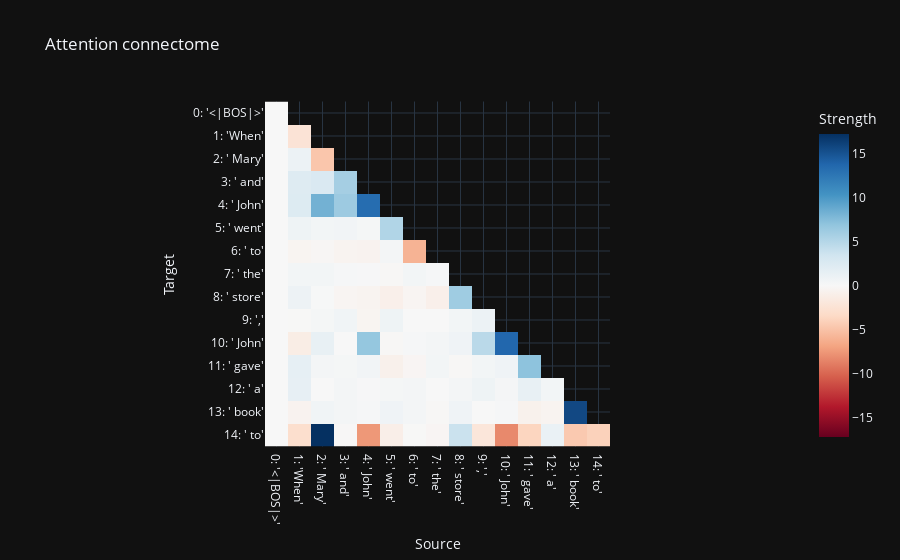

Source (notebook cell):
### Markdown cell above
# IOI task

### Code cell
threshold = 0.3
prompt = "When Mary and John went to the store, John gave a book to"
corrupt_prompt = "When Tom and Sarah went to the store, Felix gave a book to"
c = core.connectom(model, prompt,
                   core.logit_diff_metric(model, ' Mary', ' John'),
                   core.ZeroPattern(),
                   # core.CorruptIntervention(model, prompt, corrupt_prompt),
                   # core.CropIntervention(model, prompt),

                   core.BasicStrategy(),
                   # d.BacktrackBisectStrategy(threshold),
                   # d.BacktrackingStrategy(threshold),
                   # core.BisectStrategy(threshold),
                   # core.SplitStrategy(model, prompt, threshold),
                   )
core.plot_attn_connectome(model, prompt, c).show()
# graph = core.plot_graphviz_connectome(model, prompt, c, threshold=threshold).pipe('svg').decode('utf-8')
# SVG(graph)

### Figure 1 — Plotly figure (JSON) as saved in the notebook; plotly's stock layout.template omitted (floating-point values rounded to 4 significant figures; data arrays with more than 128 entries replaced by an {"elided": "..."} marker saying what was removed)
{"data": [{"coloraxis": "coloraxis", "name": "0", "x": ["0: '<|BOS|>'", "1: 'When'", "2: ' Mary'", "3: ' and'", "4: ' John'", "5: ' went'", "6: ' to'", "7: ' the'", "8: ' store'", "9: ','", "10: ' John'", "11: ' gave'", "12: ' a'", "13: ' book'", "14: ' to'"], "y": ["0: '<|BOS|>'", "1: 'When'", "2: ' Mary'", "3: ' and'", "4: ' John'", "5: ' went'", "6: ' to'", "7: ' the'", "8: ' store'", "9: ','", "10: ' John'", "11: ' gave'", "12: ' a'", "13: ' book'", "14: ' to'"], "z": {"elided": "15x15 float values"}, "type": "heatmap", "xaxis": "x", "yaxis": "y", "hovertemplate": "Source: %{x}<br>Target: %{y}<br>Strength: %{z}<extra></extra>"}], "layout": {"xaxis": {"anchor": "y", "domain": [0.0, 1.0], "scaleanchor": "y", "constrain": "domain", "title": {"text": "Source"}}, "yaxis": {"anchor": "x", "domain": [0.0, 1.0], "autorange": "reversed", "constrain": "domain", "title": {"text": "Target"}}, "coloraxis": {"colorbar": {"title": {"text": "Strength"}}, "colorscale": [[0.0, "rgb(103,0,31)"], [0.1, "rgb(178,24,43)"], [0.2, "rgb(214,96,77)"], [0.3, "rgb(244,165,130)"], [0.4, "rgb(253,219,199)"], [0.5, "rgb(247,247,247)"], [0.6, "rgb(209,229,240)"], [0.7, "rgb(146,197,222)"], [0.8, "rgb(67,147,195)"], [0.9, "rgb(33,102,172)"], [1.0, "rgb(5,48,97)"]], "cmid": 0}, "title": {"text": "Attention connectome"}}}
